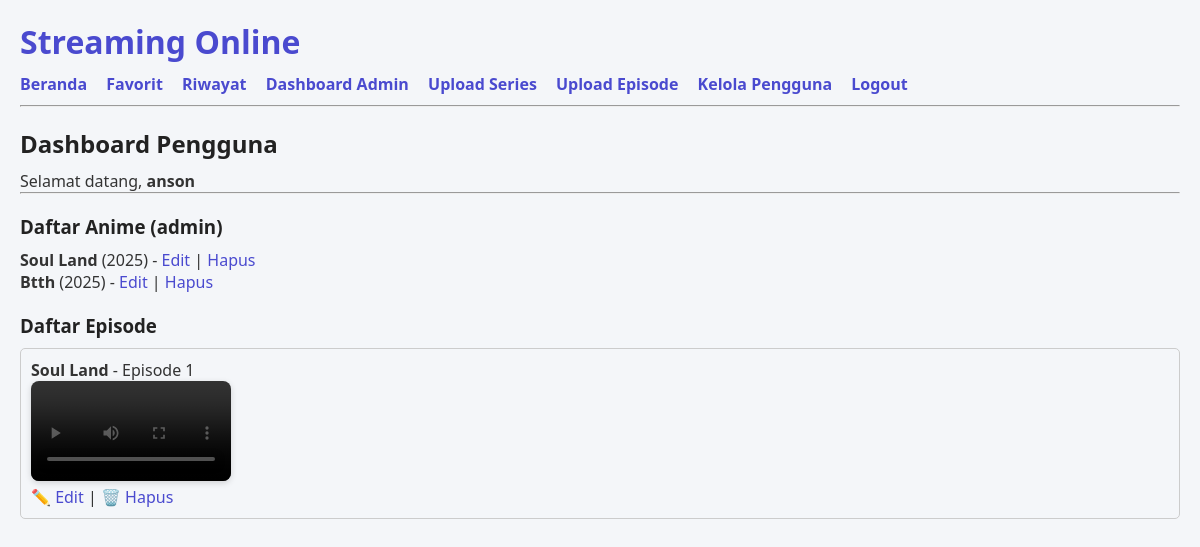
/dashboard.php (signed in), run on the app's committed database.
### tables this page shows
CREATE TABLE anime_series (
    id INTEGER PRIMARY KEY AUTOINCREMENT,
    title TEXT,
    description TEXT,
    release_year INTEGER,
    genre TEXT,
    thumbnail_url TEXT
);

CREATE TABLE episodes (
    id INTEGER PRIMARY KEY AUTOINCREMENT,
    anime_id INTEGER,
    episode_number INTEGER,
    video_url TEXT
);

### auth-check.php (called while the page is built, shortened)
<?php
if (!function_exists('is_admin')) {
  function is_admin() {
    return isset($_SESSION['role']) && $_SESSION['role'] === 'admin';
  }
}
?>

### dashboard.php (the view, shortened to what this page needs)
<?php
include 'config.php';
include 'auth-check.php';
include 'header.php';
echo "<h2>Dashboard Pengguna</h2>";
echo "<p>Selamat datang, <strong>" . htmlspecialchars($_SESSION['username']) . "</strong></p>";
if (is_admin()) {
  echo "<hr><h3>Daftar Anime (admin)</h3>";
  $stmt = $conn->query("SELECT * FROM anime_series ORDER BY id DESC");
  while ($row = $stmt->fetch(PDO::FETCH_ASSOC)) {
    $id = $row['id'];
    $title = htmlspecialchars($row['title']);
    $year = $row['release_year'];
    echo "<div>";
    echo "<b>{$title}</b> ({$year}) - ";
    echo "<a href='edit-anime.php?id={$id}'>Edit</a> | ";
    echo "<a href='delete-anime.php?id={$id}' onclick=\"return confirm('Hapus anime ini?');\">Hapus</a>";
    echo "</div>";
  }
  echo "<h3>Daftar Episode</h3>";
  $sql = "SELECT e.id AS eid, e.episode_number, e.video_url, a.title, a.id AS aid
          FROM episodes e
          JOIN anime_series a ON e.anime_id = a.id
          ORDER BY a.id DESC, e.episode_number ASC";
  $res = $conn->query($sql);
  while ($row = $res->fetch(PDO::FETCH_ASSOC)) {
    echo "<div style='margin-bottom:10px; padding:10px; border:1px solid #ccc; border-radius:5px;'>
      <b>" . htmlspecialchars($row['title']) . "</b> - Episode " . $row['episode_number'] . "<br>
      <video width='200' controls><source src='videos/" . htmlspecialchars($row['video_url']) . "' type='video/mp4'></video><br>
      <a href='edit-episode.php?id=" . $row['eid'] . "'>✏️ Edit</a> |
      <a href='delete-episode.php?id=" . $row['eid'] . "' onclick=\"return confirm('Yakin ingin hapus episode ini?')\">🗑️ Hapus</a>
    </div>";
  }
} else {
  header("Location: index.php");
  exit;
}
?>

### style1-final.css (style rules this page uses)
* { margin: 0; padding: 0; box-sizing: border-box; font-family: 'Segoe UI', Tahoma, Geneva, Verdana, sans-serif; }
body { background-color: #f4f6f9; color: #333; padding: 20px; }
a { text-decoration: none; color: #4a4acf; }
h2, h3 { margin: 20px 0 10px; color: #222; }
video { max-width: 100%; border-radius: 8px; box-shadow: 0 2px 6px rgba(0,0,0,0.15); }

### data on the page
anime_series: title "Soul Land", release_year "2025"
anime_series: title "Btth", release_year "2025"
episodes: anime_series.title "Soul Land", episode_number "1"

### other printed values
$_SESSION['username'] "anson"
